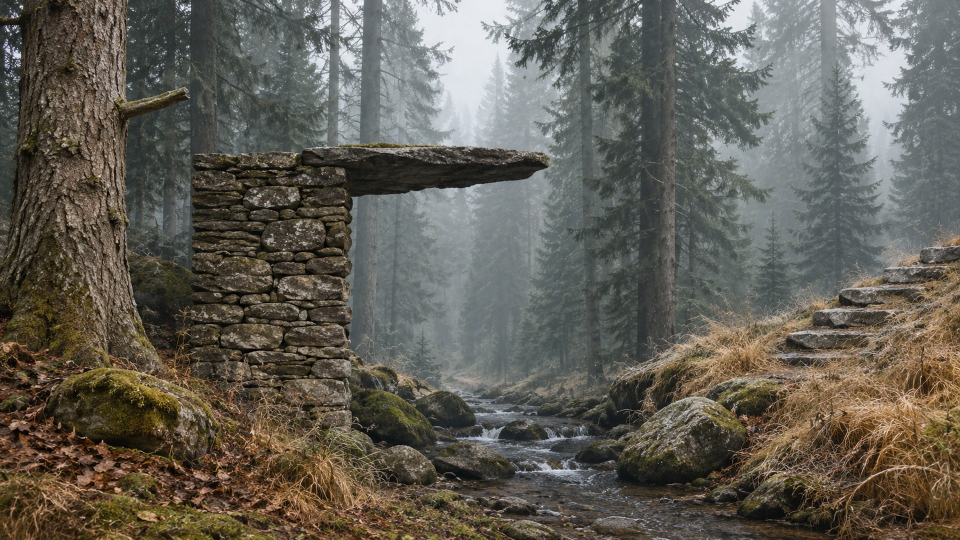
#> input picture assets/sceny/les.jpg, 1920 x 1080 px (shown at 1/2 size)
$ python voda_les.py
#> lines starting #> are read from the running program, lines starting #| are printed output that depends on the picture
"""Maska vody v potoce na pozadí lesa (assets/sceny/les.jpg) pro animaci proudu v js/les.js.

Výsledek: assets/sceny/les-voda.png — jen průhlednost (alfa = voda) ve výřezu VODA_BOX.
Voda = uvnitř ručně obkresleného koryta a zároveň šedá/bílá/modravá (ne mechově zelená ani hnědá).
Spuštění: python tools/voda_les.py   (po výměně pozadí lesa obkreslit koryto znovu)
"""
from pathlib import Path

import numpy as np
from PIL import Image, ImageDraw, ImageFilter

ROOT = Path(__file__).resolve().parent.parent
BG = ROOT / 'assets' / 'sceny' / 'les.jpg'
OUT = ROOT / 'assets' / 'sceny' / 'les-voda.png'
BOX = (790, 840, 1200, 1080)  # stejné číslo je v js/les.js (VODA_BOX)
# koryto pod rozbitou lávkou (pozadí z 2026-11-08): voda mezi levým mechovým balvanem a velkým balvanem vpravo
KORYTO = [(815, 852), (870, 850), (930, 858), (985, 855), (990, 875), (950, 882), (945, 905), (962, 935),
          (1000, 962), (1022, 985), (1060, 1000), (1120, 1010), (1170, 1040), (1185, 1080), (815, 1080), (800, 1040),
          (812, 1000), (828, 960), (838, 920), (832, 890), (816, 870)]

# šedé kameny v korytě (vypadají jako voda, ale nesmí téct): střed x, y a poloosy
KAMENY = [(1012, 897, 62, 33)]

im = Image.open(BG).convert('RGB').crop(BOX)
a = np.asarray(im, dtype=np.float32)
r, g, b = a[..., 0], a[..., 1], a[..., 2]
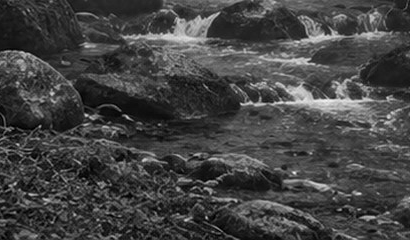
#> b: shape (240, 410) float32; min 0, max 246, mean 67.3
mx, mn = a.max(axis=2), a.min(axis=2)
sat = (mx - mn) / np.maximum(mx, 1)
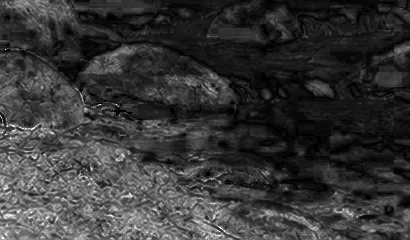
#> sat: shape (240, 410) float32; min 0, max 1, mean 0.215
green = g - (r + b) / 2
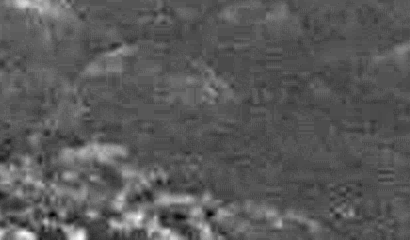
#> green: shape (240, 410) float32; min -17, max 37, mean 2; drawn with min black and max white
brown = r - b
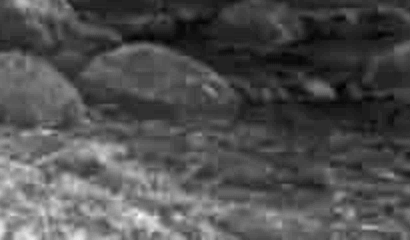
#> brown: shape (240, 410) float32; min -24, max 94, mean 13.1; drawn with min black and max white
water = np.clip((0.32 - sat) / 0.12, 0, 1) * np.clip((10 - green) / 8, 0, 1) * np.clip((22 - brown) / 12, 0, 1)
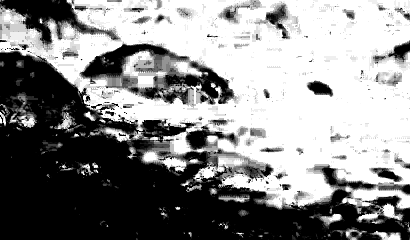
#> water: shape (240, 410) float32; min 0, max 1, mean 0.542

poly = Image.new('L', im.size, 0)
#> poly: PIL image 410x240 L; every value is 0
d = ImageDraw.Draw(poly)
d.polygon([(x - BOX[0], y - BOX[1]) for x, y in KORYTO], fill=255)
for x, y, rx, ry in KAMENY:
    d.ellipse([x - rx - BOX[0], y - ry - BOX[1], x + rx - BOX[0], y + ry - BOX[1]], fill=0)
poly = np.asarray(poly.filter(ImageFilter.GaussianBlur(4)), dtype=np.float32) / 255
#> poly: shape (240, 410) float32

m = Image.fromarray((np.clip(water * poly, 0, 1) * 255).astype(np.uint8)).filter(ImageFilter.GaussianBlur(1.2))
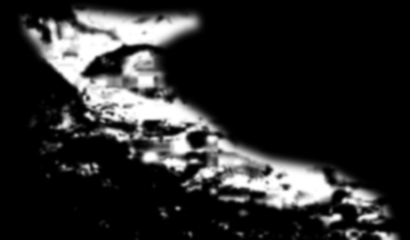
#> m: PIL image 410x240 L; min 0, max 255, mean 42.3
out = Image.new('RGBA', im.size, (0, 0, 0, 0))
#> out: PIL image 410x240 RGBA; every value is 0
out.putalpha(m)
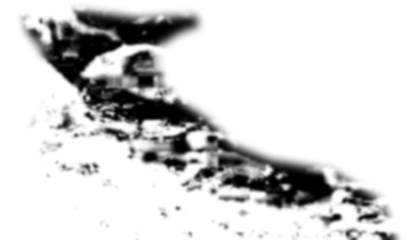
#> out: PIL image 410x240 RGBA; mean R, G, B, A 0, 0, 0, 42.3; transparent parts drawn white
out.save(OUT, optimize=True)
print(f'{OUT.relative_to(ROOT)}  {OUT.stat().st_size // 1024} kB, výřez {BOX}')

$ run again, with assets/sceny/kuchyne.jpg copied over assets/sceny/les.jpg
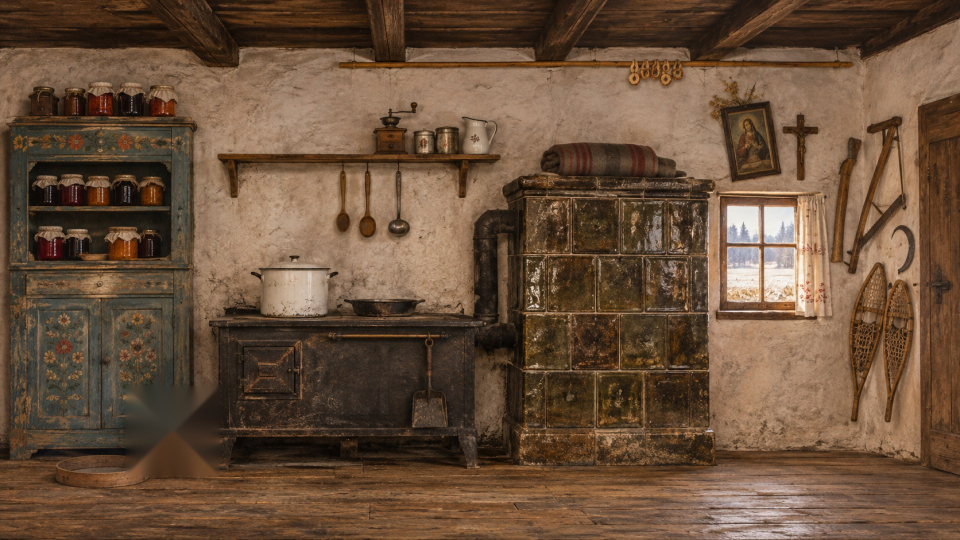
#> input picture assets/sceny/kuchyne.jpg, 1920 x 1080 px (shown at 1/2 size)
#> `water = np.clip((0.32 - sat) / 0.12, 0, 1) * np.clip((10 - green) / 8,..`:
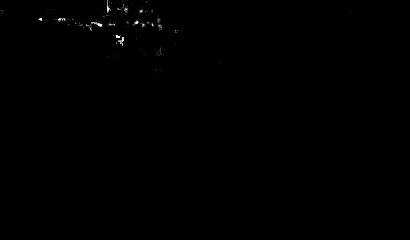
#> water: shape (240, 410) float32; min 0, max 1, mean 0.00179
#> `out.putalpha(m)`:
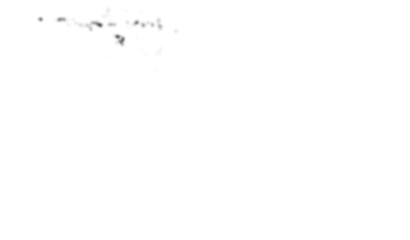
#> out: PIL image 410x240 RGBA; mean R, G, B, A 0, 0, 0, 0.3; transparent parts drawn white

$ run again, with assets/sceny/muka.jpg copied over assets/sceny/les.jpg
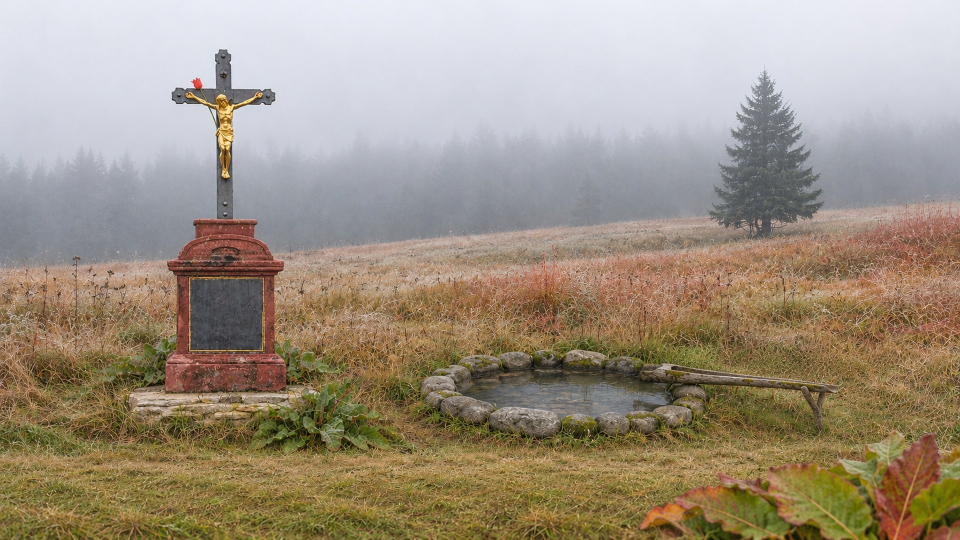
#> input picture assets/sceny/muka.jpg, 1920 x 1080 px (shown at 1/2 size)
#> `brown = r - b`:
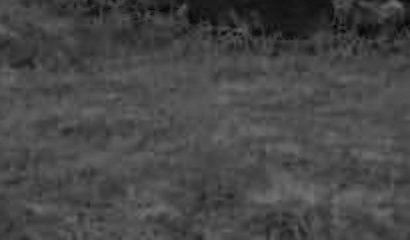
#> brown: shape (240, 410) float32; min 3, max 116, mean 71
#> `water = np.clip((0.32 - sat) / 0.12, 0, 1) * np.clip((10 - green) / 8,..`:
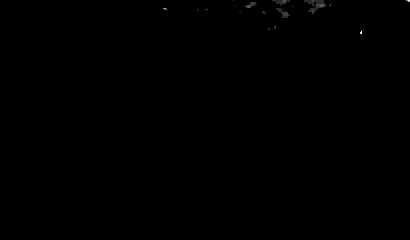
#> water: shape (240, 410) float32; min 0, max 1, mean 0.000837

$ run again, with assets/sceny/vrchol.jpg copied over assets/sceny/les.jpg
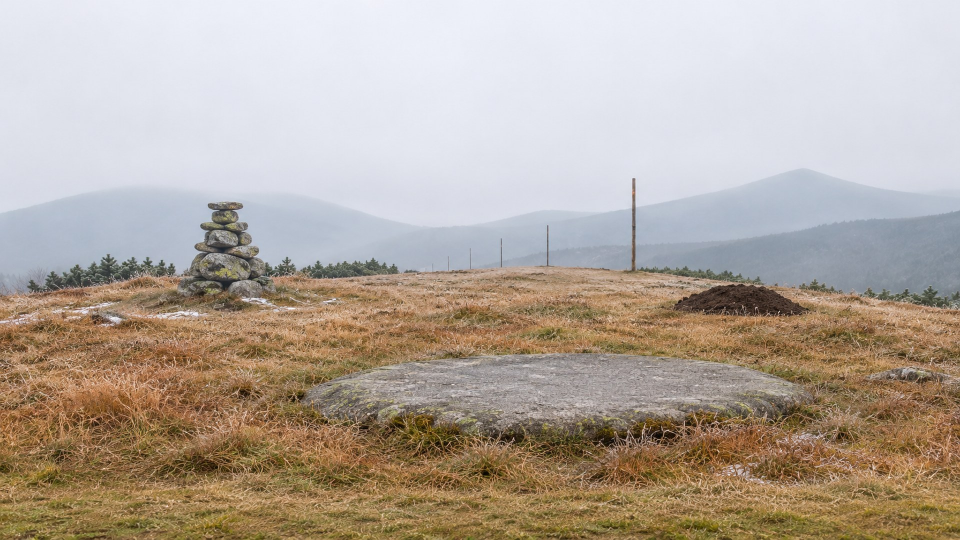
#> input picture assets/sceny/vrchol.jpg, 1920 x 1080 px (shown at 1/2 size)
#> `water = np.clip((0.32 - sat) / 0.12, 0, 1) * np.clip((10 - green) / 8,..`:
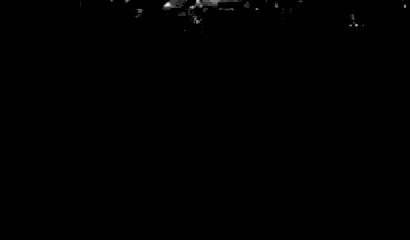
#> water: shape (240, 410) float32; min 0, max 0.917, mean 0.00192
